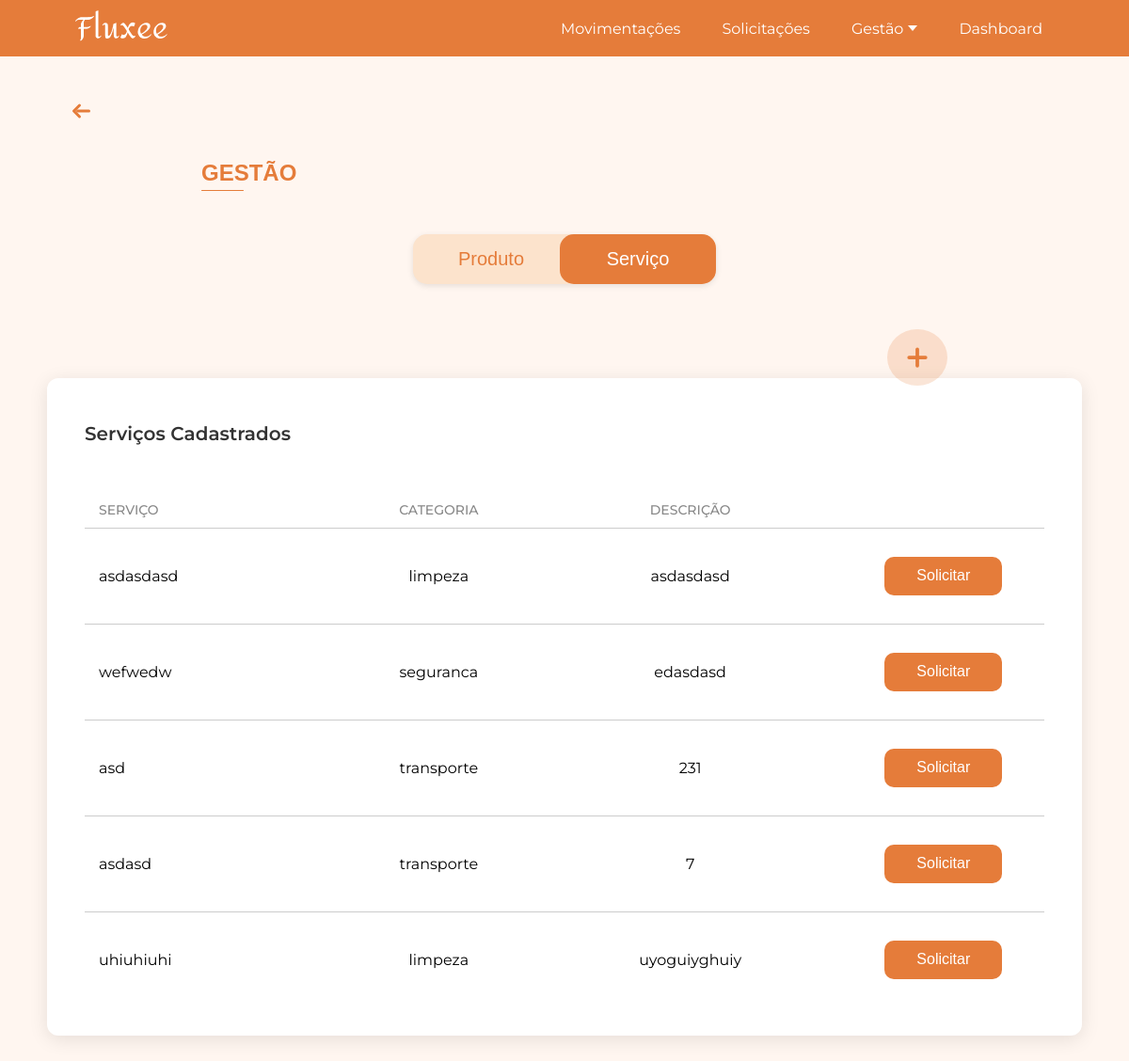
The app's page /gestao_servico/ with its own data.
### app/models.py (models this page shows, shortened)
class Service(db.Model):
    __tablename__ = 'services'
    id = db.Column(db.Integer, primary_key=True)
    nome = db.Column(db.String(120), nullable=False)
    categoria = db.Column(db.String(30), nullable=False)  # transporte / limpeza / seguranca
    descricao = db.Column(db.Text, nullable=True)
    transporte = db.relationship("ServiceTransporte", backref="service", uselist=False)
    seguranca = db.relationship("ServiceSeguranca", backref="service", uselist=False)
    limpeza = db.relationship("ServiceLimpeza", backref="service", uselist=False)

### app/view.py (the view, shortened to what this page needs)
@app.route('/gestao_servico/', methods=['GET', 'POST'])
def gestao_servico():
    servicos = Service.query.all()  # pega todos os serviços do banco
    return render_template('gestao_servico.html', servicos=servicos)

### app/templates/gestao_servico.html (shortened to what this page needs)
<!DOCTYPE html>
<html lang="pt-BR">
<head>
    <link rel="stylesheet" href="{{ url_for('static', filename='css/gestao_servicos.css') }}">
</head>
<body>
    {% include 'componentes/alertas/alerta_sucesso.html' %}
    {% include 'componentes/header/header.html' %}
    {% with texto="GESTÃO" %}
        {% include 'componentes/titulos/titulo.html' %}
    {% endwith %}
    {% include 'componentes/botoes/botao_gestao_add_servico.html' %}
    {% include 'componentes/botoes/botaogestao.html' %}
    <div class="gestao-container">
        <div class="gestao-box">
            <h2 class="gestao-box-title">Serviços Cadastrados</h2>
            <div class="gestao-tabela">
                <div class="gestao-cabecalho">
                    <span class="coluna-produto">SERVIÇO</span>
                    <span class="coluna-categoria">CATEGORIA</span>
                    <span class="coluna-descricao">DESCRIÇÃO</span>
                </div>
                {% for s in servicos %}
                    <div class="gestao-linha linha-dinamica">
                        <span class="linha-produto">{{ s.nome }}</span>
                        <span class="linha-categoria">{{ s.categoria }}</span>
                        <span class="linha-descricao">{{ s.descricao }}</span>
                        <span class="linha-acao">
                            <button class="btn-solicitar"
                                    data-categoria="{{ s.categoria }}"
                                    data-nome="{{ s.nome }}"
                                    data-service-id="{{ s.id }}">
                                Solicitar
                            </button>
                        </span>
                    </div>
                {% endfor %}
            </div>
        </div>
    </div>
                    {% include 'componentes/boxs/box_data_saida.html' %}
                    {% include 'componentes/boxs/box_data_retorno.html' %}
                    {% include 'componentes/boxs/box_qt_onibus.html' %}
                    {% include 'componentes/boxs/box_horario_saida.html' %}
                    {% include 'componentes/boxs/box_horario_chegada.html' %}
                    {% set tempos = ['Manhã', 'Tarde', 'Noite', 'Integral'] %}
                    {% include 'componentes/boxs/dropdown_tempo.html' %}
                    {% include 'componentes/boxs/box_ambiente.html' %}
                    {% set frequencias = ['Diária', 'Semanal', 'Quinzenal', 'Mensal'] %}
                    {% include 'componentes/boxs/dropdown_frequencia.html' %}
                    {% include 'componentes/boxs/box_data_inicio.html' %}
                    {% include 'componentes/boxs/box_area_atuacao.html' %}
                    {% set options_turno = [('Manhã','Manhã'),('Tarde','Tarde'),('Noite','Noite'),('24 Horas','24 Horas')] %}
                    {% include 'componentes/boxs/dropdown_turno.html' %}
                {% with texto="Enviar Solicitação" %}
                    {% include 'componentes/botoes/botao_solicitar.html' %}
                {% endwith %}
</body>
</html>

### app/templates/componentes/alertas/alerta_sucesso.html (shortened to what this page needs)
<link rel="stylesheet" href="{{ url_for('static', filename='css/diversos/alerta_sucesso.css') }}">

### app/templates/componentes/header/header.html (shortened to what this page needs)
<header class="site-header">
  <div class="container">
    <a href="/" class="logo">
      <img src="{{ url_for('static', filename='images/fluxee2.png') }}" alt="Logo Fluxeé">
    </a>
    <nav class="nav">
      <ul>
        <li><a href="{{ url_for('movimentacoes') }}">Movimentações</a></li>
        <li><a href="{{ url_for('solicitacoes') }}">Solicitações</a></li>
        <li class="dropdown_gestao">
          <a href="#" class="dropbtn">
            Gestão <span class="arrow"></span>
          </a>
        </li>
        <li><a href="{{ url_for('dashboard') }}">Dashboard</a></li>
      </ul>
    </nav>
  </div>
</header>
<link rel="stylesheet" href="{{ url_for('static', filename='css/header.css') }}">

### app/templates/componentes/titulos/titulo.html
<div class="titulo-container">
    <div class="seta-container">
        <a href="{{ url_for('home') }}" class="titulo-voltar" title="Voltar para a página inicial">
            <svg xmlns="http://www.w3.org/2000/svg" width="45" height="24" fill="none" stroke="#E57C3A" stroke-width="3" stroke-linecap="round" stroke-linejoin="round" viewBox="0 0 24 24">
                <line x1="8" y1="12" x2="20" y2="12" />
                <polyline points="10 6 4 12 10 18" />
            </svg>
        </a>
    </div>
    <div class="titulo-linha">
        <h1 class="titulo">{{ texto }}</h1>
    </div>
</div>
<link rel="stylesheet" href="{{ url_for('static', filename='css/diversos/titulo.css') }}">

### app/templates/componentes/botoes/botao_gestao_add_servico.html
<a href="{{ url_for('cadastrar_servico') }}" class="botao-adicionar-servico" title="Adicionar novo servico">
    <svg xmlns="http://www.w3.org/2000/svg" width="24" height="24" fill="none" stroke="#E57C3A" stroke-width="3" stroke-linecap="round" stroke-linejoin="round" viewBox="0 0 24 24">
        <line x1="12" y1="5" x2="12" y2="19"/>
        <line x1="5" y1="12" x2="19" y2="12"/>
    </svg>
</a>
<link rel="stylesheet" href="{{ url_for('static', filename='css/botoes/botao_gestao_add_servico.css') }}">

### app/templates/componentes/botoes/botaogestao.html
<link rel="stylesheet" href="{{ url_for('static', filename='css/botoes/botaogestao.css') }}">
<div class="container">
  <div class="toggle-container">
    <a href="{{ url_for('gestao') }}" class="toggle-btn {% if request.path == '/gestao/' %}active{% endif %}">Produto</a>
    <a href="{{ url_for('gestao_servico') }}" class="toggle-btn {% if request.path == '/gestao_servico/' %}active{% endif %}">Serviço</a>
  </div>
</div>
<link rel="stylesheet" href="{{ url_for('static', filename='js/botaogestao.js') }}">

### app/templates/componentes/boxs/box_data_saida.html (shortened to what this page needs)
<link rel="stylesheet" href="{{ url_for('static', filename='css/boxs/box_data_saida.css') }}">

### app/templates/componentes/boxs/box_data_retorno.html (shortened to what this page needs)
<link rel="stylesheet" href="{{ url_for('static', filename='css/boxs/box_data_retorno.css') }}">

### app/templates/componentes/boxs/box_qt_onibus.html (shortened to what this page needs)
<link rel="stylesheet" href="{{ url_for('static', filename='css/boxs/box_qt_onibus.css') }}">

### app/templates/componentes/boxs/box_horario_saida.html (shortened to what this page needs)
<link rel="stylesheet" href="{{ url_for('static', filename='css/boxs/box_horario_saida.css') }}">

### app/templates/componentes/boxs/box_horario_chegada.html (shortened to what this page needs)
<link rel="stylesheet" href="{{ url_for('static', filename='css/boxs/box_horario_chegada.css') }}">

### app/templates/componentes/boxs/dropdown_tempo.html (shortened to what this page needs)
<link rel="stylesheet" href="{{ url_for('static', filename='css/boxs/dropdown_tipo_usuario.css') }}">

### app/templates/componentes/boxs/box_ambiente.html (shortened to what this page needs)
<link rel="stylesheet" href="{{ url_for('static', filename='css/boxs/box_ambiente.css') }}">

### app/templates/componentes/boxs/dropdown_frequencia.html (shortened to what this page needs)
<link rel="stylesheet" href="{{ url_for('static', filename='css/boxs/dropdown_frequencia.css') }}">

### app/templates/componentes/boxs/box_data_inicio.html (shortened to what this page needs)
<link rel="stylesheet" href="{{ url_for('static', filename='css/boxs/box_data_inicio.css') }}">

### app/templates/componentes/boxs/box_area_atuacao.html (shortened to what this page needs)
<link rel="stylesheet" href="{{ url_for('static', filename='css/boxs/box_area_atuacao.css') }}">

### app/templates/componentes/boxs/dropdown_turno.html (shortened to what this page needs)
<link rel="stylesheet" href="{{ url_for('static', filename='css/boxs/dropdown_turno.css') }}">

### app/templates/componentes/botoes/botao_solicitar.html (shortened to what this page needs)
<link rel="stylesheet" href="{{ url_for('static', filename='css/botoes/botao_solicitar.css') }}">

### app/static/css/gestao_servicos.css (style rules this page uses)
html, body { margin: 0; padding: 0; font-family: 'Montserrat', Arial, sans-serif; background-color: #FFF6F0; }
.gestao-container { display: flex; justify-content: center; align-items: flex-start; gap: 50px; padding: 50px 0; }
.gestao-box { width: 1850px; background: #fff; border-radius: 12px; box-shadow: 0 4px 20px rgba(0,0,0,0.1); padding: 30px 40px; box-sizing: border-box; }
.gestao-box-title { font-size: 20px; font-weight: 600; margin-bottom: 50px; color: #333; }
.gestao-cabecalho { display: flex; padding: 10px 15px; font-weight: 500; color: #888; font-size: 14px; }
.coluna-produto { width: 23%; text-align: left; }
.coluna-categoria { width: 27%; text-align: center; }
.coluna-descricao { width: 27%; text-align: center; }
.gestao-linha { display: flex; align-items: center; padding: 30px 15px; border-top: 1px solid #ccc; height: auto; background: transparent; }
.gestao-linha:last-of-type { margin-bottom: 0; }
.gestao-linha .linha-produto { width: 23%; }
.gestao-linha .linha-categoria { width: 27%; text-align: center; }
.gestao-linha .linha-descricao { width: 27%; text-align: center; }
.gestao-linha .linha-acao { width: 20%; text-align: right; }
.btn-solicitar { width: 145px; height: 48px; background-color: #E57C3A; color: #fff; border: none; font-size: 16px; cursor: pointer; border-radius: 10px; transition: background-color 0.3s ease, transform 0.2s ease; }
@media (max-width: 2100px) { .gestao-box { width: 1600px; } }
@media (max-width: 1800px) { .gestao-box { width: 1350px; } }
@media (max-width: 1600px) { .gestao-box { width: 1200px; } }
@media (max-width: 1450px) { .gestao-box { width: 1100px; } }
@media (max-width: 1400px) { .gestao-box { margin-top: 50px; } }

### app/static/css/header.css (style rules this page uses)
.site-header { background-color: #E57C3A; width: 100%; height: 65px; max-height: 60px; color: white; display: flex; align-items: center; padding: 0 80px; box-sizing: border-box; }
.site-header .container { display: flex; justify-content: space-between; align-items: center; width: 100%; margin: 0 auto; padding-right: 0; }
.logo { font-size: 1.5rem; font-weight: bold; }
.nav ul { display: flex; list-style: none; margin: 0; padding: 0; font-family: 'Montserrat', sans-serif; gap: 20px; }
.nav li { position: relative; margin: 0; }
.nav a { display: inline-flex; align-items: center; text-decoration: none; color: white; font-family: 'Montserrat', sans-serif; padding: 8px 12px; transition: color 0.3s ease; }
.nav li.dropdown_gestao .dropbtn { cursor: pointer; display: inline-flex; align-items: center; gap: 5px; }
.nav li.dropdown_gestao .arrow { display: inline-block; width: 0; height: 0; border-left: 5px solid transparent; border-right: 5px solid transparent; border-top: 6px solid white; transition: transform 0.3s ease; }

### app/static/css/diversos/titulo.css (style rules this page uses)
.titulo-container { margin-left: 64px; margin-top: 46px; display: block; }
.seta-container { margin-bottom: 20px; }
.titulo-voltar { text-decoration: none; display: inline-flex; align-items: center; transition: transform 0.2s ease; }
.titulo-linha .titulo { color: #E57C3A; margin-left: 150px; font-size: 24px; font-weight: 600; font-family: Arial, Helvetica, sans-serif; position: relative; display: inline-block; }
.titulo-linha .titulo::after { content: ""; display: block; width: 45px; height: 1px; background-color: #E57C3A; margin-top: 4px; border-radius: 2px; }

### app/static/css/botoes/botao_gestao_add_servico.css (style rules this page uses)
.botao-adicionar-servico { display: flex; align-items: center; justify-content: center; width: 64px; height: 60px; border-radius: 50%; background-color: rgba(229, 124, 58, 0.2); text-decoration: none; cursor: pointer; transition: transform 0.2s ease, box-shadow 0.2s ease; position: fixed; right: 193px; top: 350px; z-index: 1000; }
.botao-adicionar-servico svg { width: 30px; height: 30px; stroke: #E57C3A; }

### app/static/css/botoes/botao_solicitar.css (style rules this page uses)
.btn-solicitar { width: 125px; height: 41px; background-color: #E57C3A; color: #FFFFFF; border: none; font-size: 16px; cursor: pointer; border-radius: 10px; transition: background-color 0.3s ease, transform 0.2s ease; }

### records on screen
Service: nome "asdasdasd", categoria "limpeza", descricao "asdasdasd"
Service: nome "wefwedw", categoria "seguranca", descricao "edasdasd"
Service: nome "asd", categoria "transporte", descricao "231"
Service: nome "asdasd", categoria "transporte", descricao "7"
Service: nome "uhiuhiuhi", categoria "limpeza", descricao "uyoguiyghuiy"

### other values on screen
{{ texto }} "GESTÃO"
